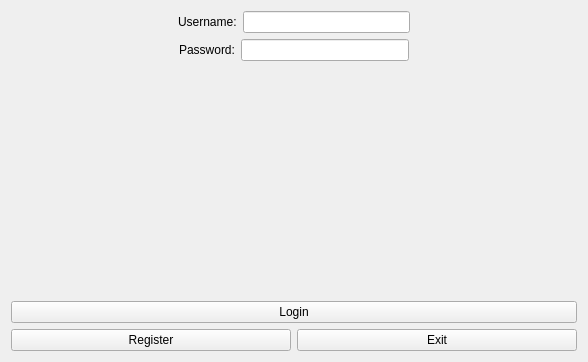
<?xml version="1.0" encoding="UTF-8"?>
<ui version="4.0">
 <class>LoginScreen</class>
 <widget class="QWidget" name="LoginScreen">
  <property name="geometry">
   <rect>
    <x>0</x>
    <y>0</y>
    <width>588</width>
    <height>362</height>
   </rect>
  </property>
  <property name="sizePolicy">
   <sizepolicy hsizetype="Preferred" vsizetype="Preferred">
    <horstretch>0</horstretch>
    <verstretch>0</verstretch>
   </sizepolicy>
  </property>
  <property name="windowTitle">
   <string>Form</string>
  </property>
  <layout class="QVBoxLayout" name="verticalLayout_2">
   <item>
    <layout class="QVBoxLayout" name="verticalLayout">
     <item>
      <layout class="QHBoxLayout" name="horizontalLayout">
       <item>
        <spacer name="horizontalSpacer_2">
         <property name="orientation">
          <enum>Qt::Horizontal</enum>
         </property>
         <property name="sizeHint" stdset="0">
          <size>
           <width>40</width>
           <height>20</height>
          </size>
         </property>
        </spacer>
       </item>
       <item>
        <widget class="QLabel" name="label">
         <property name="text">
          <string>Username:</string>
         </property>
        </widget>
       </item>
       <item>
        <widget class="QLineEdit" name="loginEdit"/>
       </item>
       <item>
        <spacer name="horizontalSpacer_3">
         <property name="orientation">
          <enum>Qt::Horizontal</enum>
         </property>
         <property name="sizeHint" stdset="0">
          <size>
           <width>40</width>
           <height>20</height>
          </size>
         </property>
        </spacer>
       </item>
      </layout>
     </item>
     <item>
      <layout class="QHBoxLayout" name="horizontalLayout_3">
       <item>
        <spacer name="horizontalSpacer">
         <property name="orientation">
          <enum>Qt::Horizontal</enum>
         </property>
         <property name="sizeHint" stdset="0">
          <size>
           <width>40</width>
           <height>20</height>
          </size>
         </property>
        </spacer>
       </item>
       <item>
        <widget class="QLabel" name="label_2">
         <property name="text">
          <string>Password:</string>
         </property>
        </widget>
       </item>
       <item>
        <widget class="QLineEdit" name="passwordEdit">
         <property name="echoMode">
          <enum>QLineEdit::Password</enum>
         </property>
        </widget>
       </item>
       <item>
        <spacer name="horizontalSpacer_4">
         <property name="orientation">
          <enum>Qt::Horizontal</enum>
         </property>
         <property name="sizeHint" stdset="0">
          <size>
           <width>40</width>
           <height>20</height>
          </size>
         </property>
        </spacer>
       </item>
      </layout>
     </item>
    </layout>
   </item>
   <item>
    <spacer name="verticalSpacer">
     <property name="orientation">
      <enum>Qt::Vertical</enum>
     </property>
     <property name="sizeHint" stdset="0">
      <size>
       <width>20</width>
       <height>40</height>
      </size>
     </property>
    </spacer>
   </item>
   <item>
    <layout class="QHBoxLayout" name="horizontalLayout_5">
     <item>
      <widget class="QPushButton" name="loginButton">
       <property name="text">
        <string>Login</string>
       </property>
      </widget>
     </item>
    </layout>
   </item>
   <item>
    <layout class="QHBoxLayout" name="horizontalLayout_4">
     <item>
      <widget class="QPushButton" name="registerButton">
       <property name="text">
        <string>Register</string>
       </property>
      </widget>
     </item>
     <item>
      <widget class="QPushButton" name="exitButton">
       <property name="text">
        <string>Exit</string>
       </property>
      </widget>
     </item>
    </layout>
   </item>
  </layout>
 </widget>
 <resources/>
 <connections/>
</ui>
